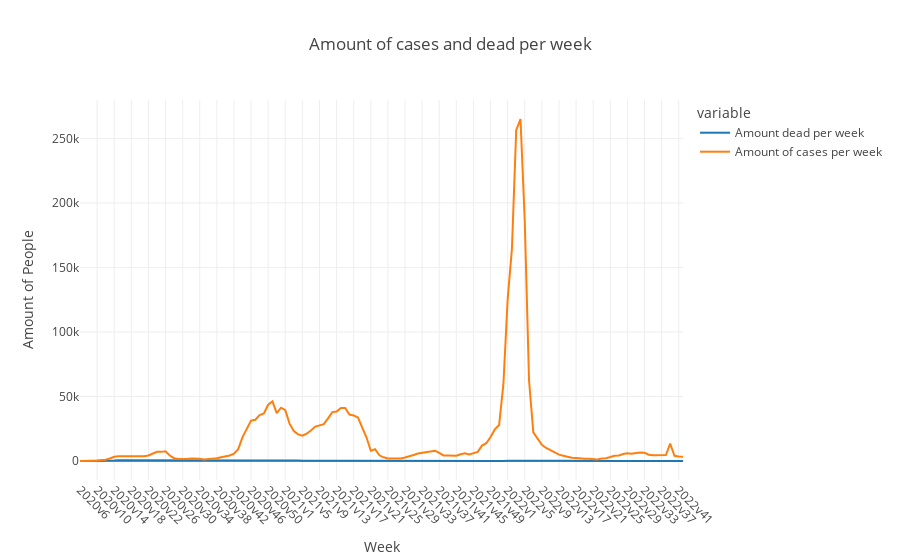

Source (notebook cell):
### Markdown cell above
e) plotly

### Code cell
fig = px.line(df, x = "Week", y = ["Amount dead per week","Amount of cases per week"], title = "Amount of cases and dead per week", )
fig.update_layout(yaxis_title = "Amount of People")
fig.update_xaxes(tickangle=45)
fig.show()

### Figure 1 — Plotly figure (JSON) as saved in the notebook; plotly's stock layout.template omitted (floating-point values rounded to 4 significant figures; data arrays with more than 128 entries replaced by an {"elided": "..."} marker saying what was removed)
{"data": [{"hovertemplate": "variable=Amount dead per week<br>Week=%{x}<br>value=%{y}<extra></extra>", "legendgroup": "Amount dead per week", "line": {"color": "#1F77B4", "dash": "solid"}, "marker": {"symbol": "circle"}, "mode": "lines", "name": "Amount dead per week", "orientation": "v", "showlegend": true, "type": "scatter", "x": {"elided": "142 str values"}, "xaxis": "x", "y": {"elided": "142 int values"}, "yaxis": "y"}, {"hovertemplate": "variable=Amount of cases per week<br>Week=%{x}<br>value=%{y}<extra></extra>", "legendgroup": "Amount of cases per week", "line": {"color": "#FF7F0E", "dash": "solid"}, "marker": {"symbol": "circle"}, "mode": "lines", "name": "Amount of cases per week", "orientation": "v", "showlegend": true, "type": "scatter", "x": {"elided": "142 str values"}, "xaxis": "x", "y": {"elided": "142 int values"}, "yaxis": "y"}], "layout": {"legend": {"title": {"text": "variable"}, "tracegroupgap": 0}, "title": {"text": "Amount of cases and dead per week"}, "xaxis": {"anchor": "y", "domain": [0, 1], "tickangle": 45, "title": {"text": "Week"}}, "yaxis": {"anchor": "x", "domain": [0, 1], "title": {"text": "Amount of People"}}}}
